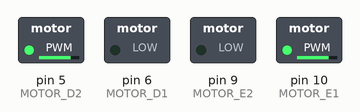
Simulated run of this sketch. Board: Arduino Uno, built with avr-gcc and run on an emulated ATmega328P. Parts: switched loads named in the sketch (green lamp = pin HIGH).

Above: at 0.1 s.
Timing chart, 0 to 1.6 s (numbered marks = the images above):
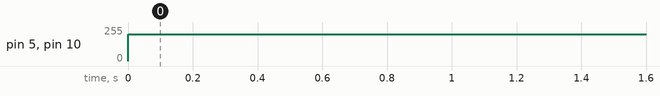

Measured:
- by itself, pin 5 (MOTOR_D2), pin 10 (MOTOR_E1): 0/255 → 200/255 at 0.00 s

The sketch:

TESTANDOMOTORES_22.05.ino
```cpp
//sololearn

#define MOTOR_E1    10
#define MOTOR_E2    9
#define MOTOR_D1    6
#define MOTOR_D2    5
void setup(){
  pinMode(MOTOR_E1, OUTPUT);
  pinMode(MOTOR_E2, OUTPUT);
  pinMode(MOTOR_D1, OUTPUT);
  pinMode(MOTOR_D2, OUTPUT);
}
void loop(){
  analogWrite(MOTOR_E1, 200);
  digitalWrite(MOTOR_E2, LOW);
  digitalWrite(MOTOR_D1, LOW);
  analogWrite(MOTOR_D2, 200);
}
```
